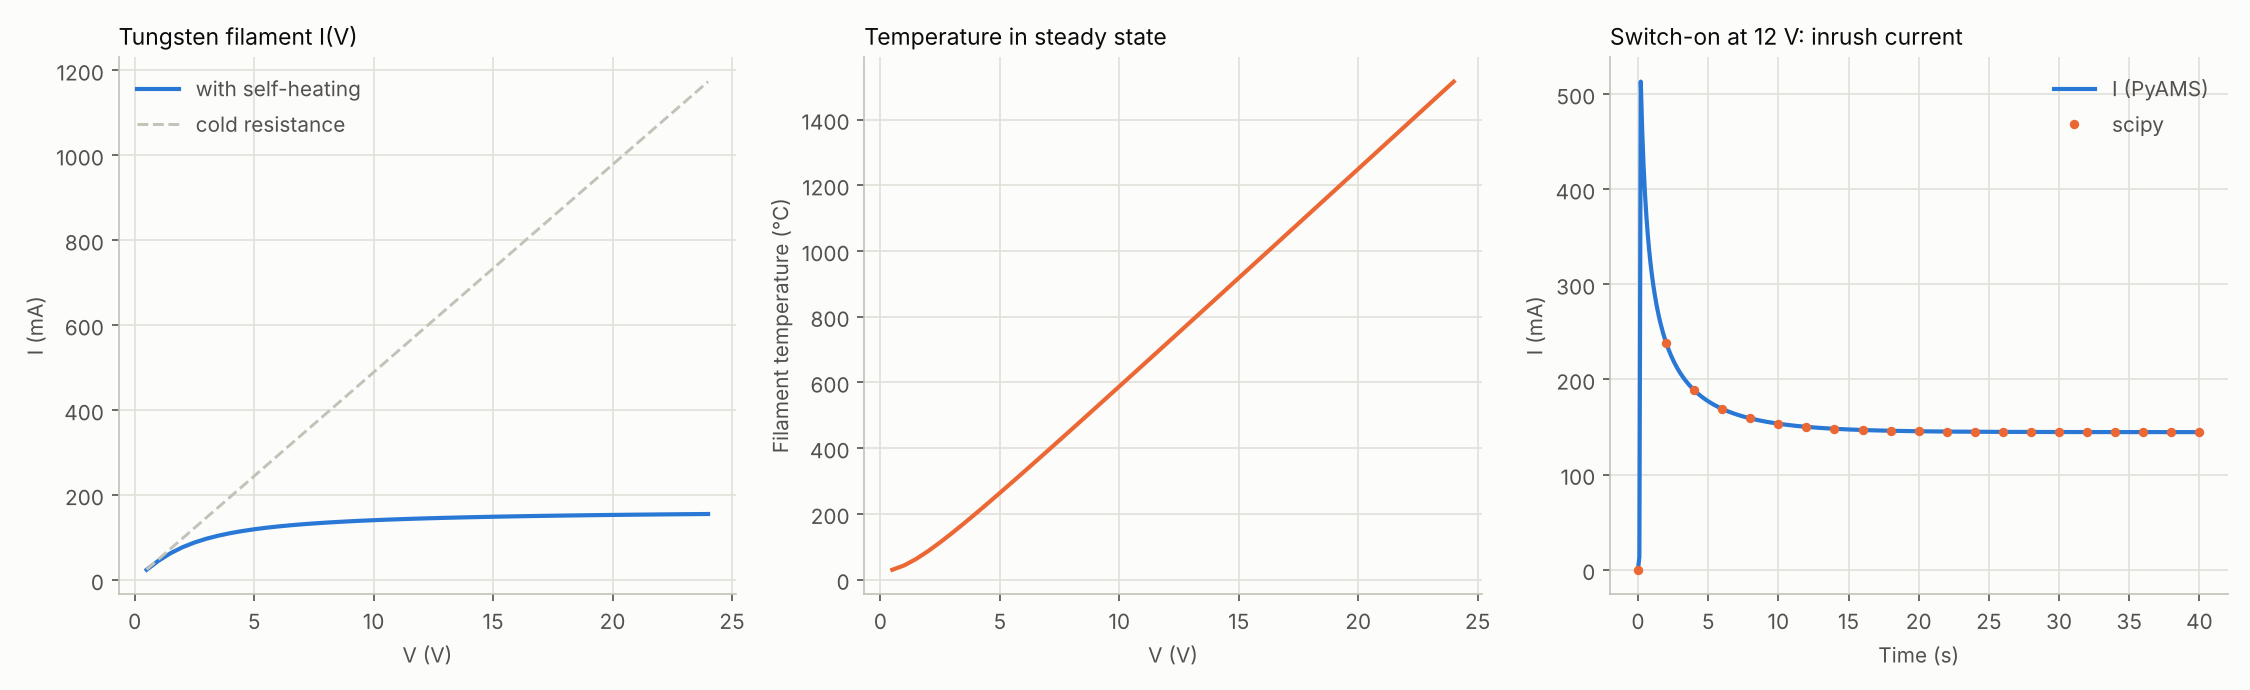

This figure's Python source:
#-------------------------------------------------------------------------------
# Name:        Conductor: resistance from geometry, temperature and self-heating
# Created:     21/10/2026
# Copyright:   (c) PyAMS
# Licence:     free  "GPLv3"
#-------------------------------------------------------------------------------
#   R = Rho Len / Area (1 + Alpha (T - T0)),   T = Tamb (+ DT with thermal=True)
#   Cth d(DT)/dt = V^2 / R - DT / Rth
# Checks:
#   1. resistance of copper wires from the geometry (a table of lengths and sections)
#   2. resistance against the ambient temperature (Tamb sweep)
#   3. self-heating of a tungsten filament (lamp): I(V) curve and the DC temperature
#      against a numerical solution of the same equations
#   4. lamp switch-on: inrush current while the filament heats up, against scipy

import numpy as np
import matplotlib.pyplot as plt
from scipy.integrate import solve_ivp
from scipy.optimize import brentq
from pyams.lib import circuit
from pyams.models import DCVoltage, TrapezoidVoltage, Resistor, Conductor

CU = dict(Rho=1.68e-8, Alpha=3.93e-3)

def dc_current(cond, vdc, out="C1.I"):
    V = DCVoltage("a", "0"); V.setParams("Vdc=%.12gV" % vdc)
    c = circuit(); c.addElements({"V": V, "C1": cond}); c.setOutPuts(out); c.analysis(mode="dc")
    return float(c.run()[out][0])

# ---- 1. geometry ---------------------------------------------------------------------------
print("1) copper wires (Rho = 1.68e-8 ohm m, 20 C, ambient 20 C): R measured as V/I at 1 V")
for name, L, A in (("1 m of 1 mm2", 1.0, 1e-6), ("100 m of 1.5 mm2", 100.0, 1.5e-6),
                   ("PCB track 50 mm x 0.25 mm x 35 um", 0.05, 0.25e-3 * 35e-6), ("10 km of 50 mm2", 1e4, 50e-6)):
    W = Conductor("a", "0"); W.setParams("Len=%g Area=%g Tamb=20" % (L, A))
    R = 1.0 / dc_current(W, 1.0)
    print("   %-36s R = %.6g ohm | Rho L / A = %.6g ohm" % (name, R, 1.68e-8 * L / A))

# ---- 2. temperature ------------------------------------------------------------------------------
print("2) 100 m of 1.5 mm2 copper against the ambient temperature")
for T in (-40, 20, 25, 70, 150):
    W = Conductor("a", "0"); W.setParams("Len=100 Area=1.5e-6 Tamb=%g" % T)
    R = 1.0 / dc_current(W, 1.0); Rr = 1.68e-8 * 100 / 1.5e-6 * (1 + 3.93e-3 * (T - 20))
    print("   Tamb = %4d C : R = %.4f ohm (formula %.4f ohm)" % (T, R, Rr))

# ---- 3. self-heating, tungsten filament ---------------------------------------------------------
Rho_w, Al_w, L_w, A_w = 5.6e-8, 4.5e-3, 0.5, 1.4e-9          # a 0.5 m coiled filament, ~42 um wire
Rth, Cth, Ta, T0 = 400.0, 0.02, 25.0, 20.0                    # K/W, J/K
R20 = Rho_w * L_w / A_w
def make(thermal=True):
    W = Conductor("a", "0", thermal=thermal)
    W.setParams("Rho=%g Alpha=%g Len=%g Area=%g Rth=%g Cth=%g Tamb=%g T0=%g" % (Rho_w, Al_w, L_w, A_w, Rth, Cth, Ta, T0))
    return W
def ref_dc(v):
    f = lambda dT: v * v / (R20 * (1 + Al_w * (Ta + dT - T0))) - dT / Rth
    dT = brentq(f, 0, 5000)
    return dT, v / (R20 * (1 + Al_w * (Ta + dT - T0)))
print("3) tungsten filament: R(20 C) = %.1f ohm, Rth = %g K/W, Cth = %g J/K" % (R20, Rth, Cth))
volts = np.linspace(0.5, 24, 48)
cs, dts, ir, dr = [], [], [], []
V = DCVoltage("a", "0"); W = make()
c = circuit(); c.addElements({"V": V, "C1": W}); c.setOutPuts("C1.I", "C1.DT")
c.analysis(mode="dc", param="V.Vdc", start=0.5, stop=24.0, step=0.5)
r = c.run(); v_s, i_s, dT_s = np.array(r["sweep"]), np.array(r["C1.I"]), np.array(r["C1.DT"])
ref = np.array([ref_dc(v) for v in v_s])
print("   DC sweep 0.5..24 V: max |dT_sim - dT_ref| = %.2e K, max relative |I_sim - I_ref| = %.1e" %
      (np.max(np.abs(dT_s - ref[:, 0])), np.max(np.abs(i_s - ref[:, 1]) / ref[:, 1])))
k = np.argmin(np.abs(v_s - 12))
print("   at 12 V: DT = %.1f K (T = %.0f C), I = %.2f mA, R = %.1f ohm vs the cold R(25 C) = %.1f ohm"
      % (dT_s[k], Ta + dT_s[k], i_s[k] * 1e3, v_s[k] / i_s[k], R20 * (1 + Al_w * (Ta - T0))))

# ---- 4. switch-on --------------------------------------------------------------------------------
Vsrc = TrapezoidVoltage("a", "0"); Vsrc.setParams("V0=0V V1=12V Td=0.1 Tr=1u Tw=100 Tf=1u T=200")
c = circuit(); c.addElements({"V": Vsrc, "C1": make()}); c.setOutPuts("C1.I", "C1.DT")
c.analysis(mode="tran", start=0, stop=40.0, step=0.1, adaptive=True, order=2, max_step=0.01)
rt = c.run(); t, it, dTt = rt["time"], np.array(rt["C1.I"]), np.array(rt["C1.DT"])
def rhs(tt, y):
    v = 12.0 if tt >= 0.1 else 0.0
    return [(v * v / (R20 * (1 + Al_w * (Ta + y[0] - T0))) - y[0] / Rth) / Cth]
sol = solve_ivp(rhs, [0, 40.0], [0.0], t_eval=t, method="Radau", rtol=1e-9, atol=1e-9, max_step=1e-3)
i_ref = np.where(t >= 0.1, 12.0 / (R20 * (1 + Al_w * (Ta + sol.y[0] - T0))), 0.0)
m = t > 0.101
dT_final, I_final = ref_dc(12.0)
print("4) switch-on at 12 V: the cold inrush %.1f mA falls to %.1f mA (DC solution %.1f mA), ratio %.1f; max |DT_sim - DT_ref| = %.3f K"
      % (12.0 / (R20 * (1 + Al_w * (Ta - T0))) * 1e3, it[-1] * 1e3, I_final * 1e3,
         12.0 / (R20 * (1 + Al_w * (Ta - T0))) / it[-1], np.max(np.abs(dTt - sol.y[0]))))
print("   63%% of the final temperature rise is reached %.2f s after the switch-on (Rth Cth = %.1f s is the small-signal value without the"
      " resistance feedback: the rise slows as R grows)" % (t[np.argmax(dTt >= 0.632 * dTt[-1])] - 0.1, Rth * Cth))
print("   without thermal=True the lamp would draw a constant %.1f mA" % (12.0 / (R20 * (1 + Al_w * (Ta - T0))) * 1e3))

# ---- figure -----------------------------------------------------------------------------------------
surface, ink, ink2, grid, axis_c = '#fcfcfb', '#0b0b0b', '#52514e', '#e1e0d9', '#c3c2b7'
cols = ['#2a78d6', '#eb6834', '#1baf7a']
fig, axs = plt.subplots(1, 3, figsize=(15, 4.6), facecolor=surface)
def style(ax):
    ax.set_facecolor(surface); ax.grid(color=grid, lw=0.8); ax.set_axisbelow(True)
    for s in ('top', 'right'): ax.spines[s].set_visible(False)
    for s in ('left', 'bottom'): ax.spines[s].set_color(axis_c)
    ax.tick_params(colors=ink2)
for ax in axs: style(ax)
ax = axs[0]
ax.plot(v_s, i_s * 1e3, color=cols[0], lw=2, label='with self-heating')
ax.plot(v_s, v_s / (R20 * (1 + Al_w * (Ta - T0))) * 1e3, color=axis_c, lw=1.4, ls='--', label='cold resistance')
ax.set_xlabel('V (V)', color=ink2); ax.set_ylabel('I (mA)', color=ink2); ax.legend(frameon=False, labelcolor=ink2)
ax.set_title('Tungsten filament I(V)', loc='left', color=ink, fontsize=11)
ax = axs[1]
ax.plot(v_s, Ta + dT_s, color=cols[1], lw=2)
ax.set_xlabel('V (V)', color=ink2); ax.set_ylabel('Filament temperature (°C)', color=ink2)
ax.set_title('Temperature in steady state', loc='left', color=ink, fontsize=11)
ax = axs[2]
ax.plot(t, it * 1e3, color=cols[0], lw=2, label='I (PyAMS)')
ax.plot(t[::20], i_ref[::20] * 1e3, 'o', color=cols[1], ms=3.5, label='scipy')
ax.set_xlabel('Time (s)', color=ink2); ax.set_ylabel('I (mA)', color=ink2); ax.legend(frameon=False, labelcolor=ink2)
ax.set_title('Switch-on at 12 V: inrush current', loc='left', color=ink, fontsize=11)
fig.tight_layout(); fig.savefig("conductor_examples.png", dpi=150, facecolor=surface)
